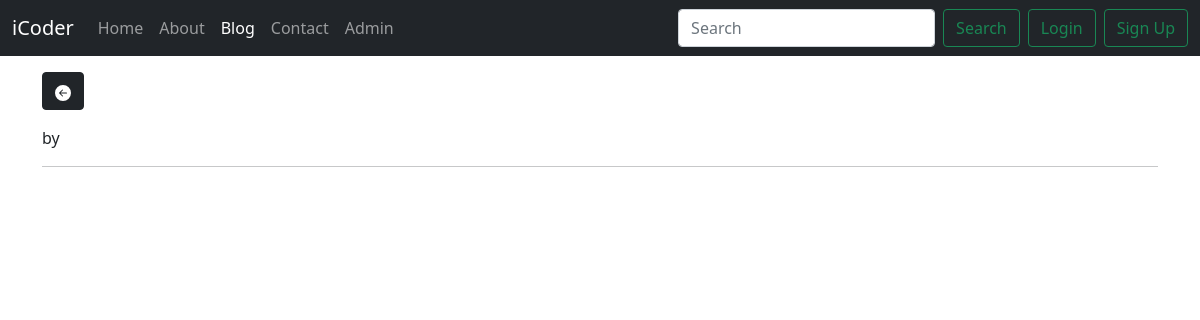
/blog/ram-text, run on an earlier commit of the app's database.
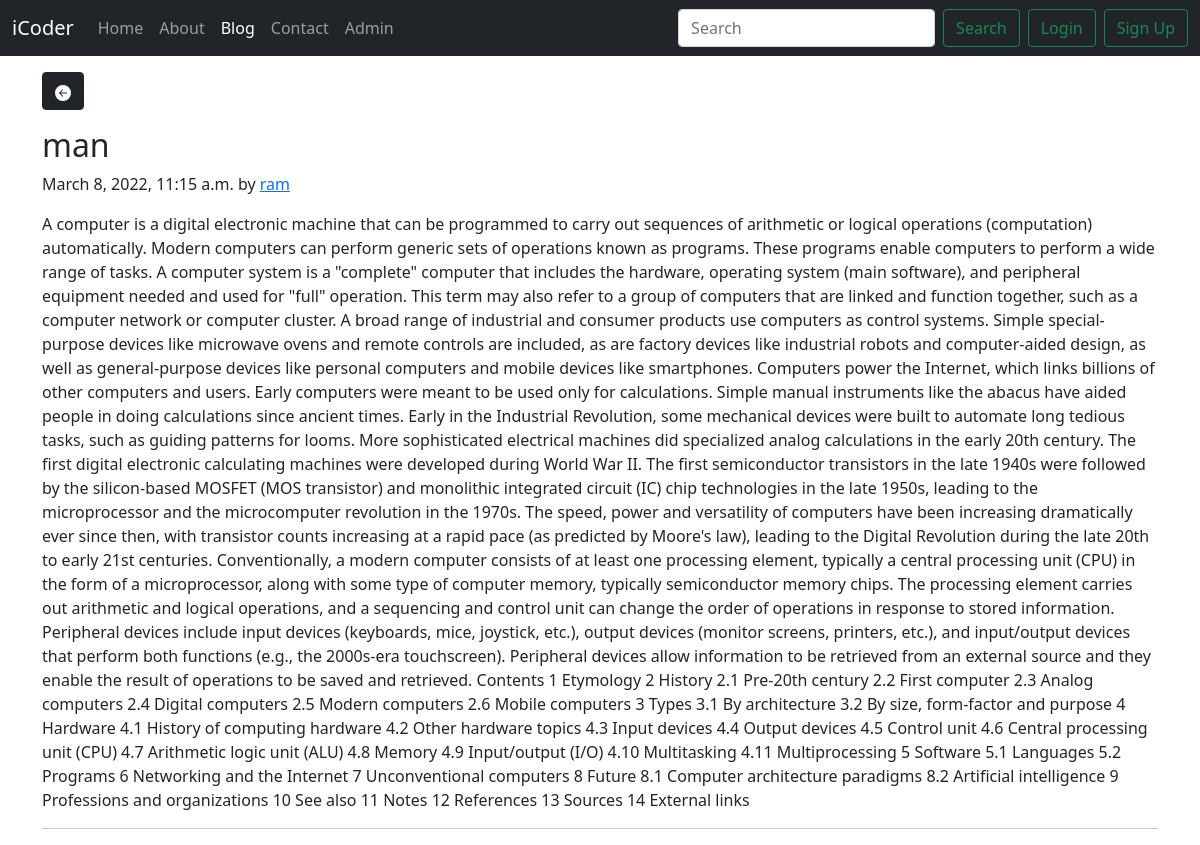
And on a later commit of the database.
### blog/models.py (models this page shows, shortened)
class Post(models.Model):
    sno=models.AutoField(primary_key=True)
    title=models.CharField(max_length=255)
    author=models.CharField(max_length=20)
    slug=models.CharField(max_length=130)
    timeStamp=models.DateTimeField(blank=True)
    content=models.TextField()

### blog/views.py (the view)
# urls.py: path('<str:slug>', views.blogPost, name="blogPost"),
def blogPost(request, slug):
    post=Post.objects.filter(slug=slug).first()
    context={"post":post}
    return render(request, "blog/blogPost.html", context)

### templates/blog/blogPost.html (shortened to what this page needs)
{% extends 'base.html' %}
{% block blogActive %}active{% endblock blogActive %}
{% block body %}
<div class="container my-3">
    <button type="button" class="btn btn-dark" onclick="goback()">
        <svg xmlns="http://www.w3.org/2000/svg" width="16" height="16" fill="currentColor" class="bi bi-arrow-left-circle-fill" viewBox="0 0 16 16">
            <path d="M8 0a8 8 0 1 0 0 16A8 8 0 0 0 8 0zm3.5 7.5a.5.5 0 0 1 0 1H5.707l2.147 2.146a.5.5 0 0 1-.708.708l-3-3a.5.5 0 0 1 0-.708l3-3a.5.5 0 1 1 .708.708L5.707 7.5H11.5z"/>
        </svg>
    </button>
</div>
<div class="container my-3">
    <div class="blog-post">
            <h2 class="blog-post-title">{{post.title}}</h2>
            <p class="blog-post-meta">{{post.timeStamp}} by <a href="#">{{post.author}}</a></p>
            <p>{{post.content}}</p>
            <hr>
    </div>
</div>
{% endblock body %}

What changed in the data, as far as the page shows it:
added Post: title "man", timeStamp "March 8, 2022, 11:15 a.m.", author "ram", content "A computer is a digital electronic machine that can be programmed to carry out sequences of arithmetic or logical operations (computation) automatically. Modern computers can perform generic sets of operations known as programs. These programs enable computers to perform a wide range of tasks. A computer system is a \"complete\" computer that includes the hardware, operating system (main software), and peripheral equipment needed and used for \"full\" operation. This term may also refer to a group of computers that are linked and function together, such as a computer network or computer cluster. A broad range of industrial and consumer products use computers as control systems. Simple…"
